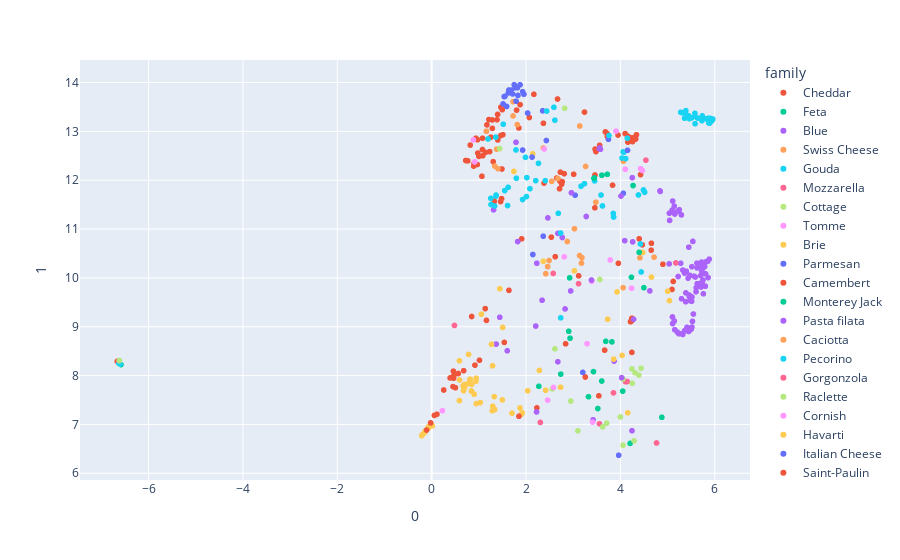

Write notebook code for a chart like this one.
### Code cell
umapReducer = umap.UMAP(n_components=2)
umap_df = pd.DataFrame(umapReducer.fit_transform(cheese_df[feature_list]))
umap_df = pd.concat([umap_df, df], axis=1)
fig = px.scatter(umap_df, x=0, y=1, color='family', hover_name='cheese', hover_data=['color', 'country', 'aroma', 'rind', 'texture', 'milk', 'vegan'])
fig.show()

### Figure 1 — Plotly figure (JSON) as saved in the notebook; plotly's stock layout.template omitted (floating-point values rounded to 4 significant figures; data arrays with more than 128 entries replaced by an {"elided": "..."} marker saying what was removed)
{"data": [{"customdata": {"elided": "90x7 mixed values"}, "hovertemplate": "<b>%{hovertext}</b><br><br>family=Cheddar<br>0=%{x}<br>1=%{y}<br>color=%{customdata[0]}<br>country=%{customdata[1]}<br>aroma=%{customdata[2]}<br>rind=%{customdata[3]}<br>texture=%{customdata[4]}<br>milk=%{customdata[5]}<br>vegan=%{customdata[6]}<extra></extra>", "hovertext": ["Abbot’s Gold", "ADL Brick Cheese", "ADL Mild Cheddar", "Aged British Cheddar", "Amul Processed Cheese", "Anniversary Ale Cheddar", "Apple Walnut Smoked", "Applewood", "Avonlea Clothbound Cheddar", "Barber's 1833", "Barely Buzzed", "Barry's Bay Cheddar", "Baylough", "Bega Processed Cheddar", "Bermondsey Hard Pressed", "Bleu Mont Dairy Bandaged Cheddar", "Blissful Blocks", "Boivin Extra Aged Cheddar", "Boivin Marbled Cheddar", "Boivin Medium Cheddar", "Bothwell Black Truffle Cheddar", "Cabot Clothbound", "Cacow Belle", "Caerphilly", "Cahill's Irish Porter Cheddar", "Cahill's Whiskey Cheese", "Cairnsmore", "Canadian Cheddar", "Checkerboard Cheddar", "Cheddar", "Cheddar LaDiDa Lavender", "Cheddar with Irish Porter", "Cheddar with Red Wine", "Cheese Curds", "Chocolate Stout Cheddar", "Coastal Cheddar", "Colby", "Coolattin Cheddar", "Cornish Crumbly", "Cornish Smuggler", "Cougar Gold", "Country Morning", "Crowley", "LaClare Farms Chandoka", "LaClare Farms Cheddar", "LaClare Farms Raw Goats Milk Cheddar", "Lake District Extra Mature Cheddar", "Lake District Mature Cheddar", "Laura Chenel Tome", "Le Marquis Chevre", "Lincolnshire Poacher", "Llanboidy", "Loch Arthur Farmhouse", "Longhorn", "Maffra Aged Rinded Cheddar", "Maffra Dargo Walnut", "Maffra Mature Cheddar", "Maffra Peppercorn Cheddar", "Maffra Sage Derby", "Marble Cheddar", "Marco Polo", "Martha's Heat", "Menonita", "Mersey Valley Original Vintage", "Molbo", "Montgomery's Cheddar", "Morimoto Soba Ale Cheddar", "Mossfield Organic", "Mt. Mazama Cheddar", "Pembrokeshire Extra Mature Cheddar", "Pembrokeshire Mature Cheddar", "Pinconning", "Pistol Point Cheddar", "Plymouth Cheese", "Prairie Breeze Cheddar", "Prastost", "Processed Cheddar", "Promontory", "Provel", "Pyengana Cheddar", "Sartori Reserve Raspberry BellaVitano", "Scallion Onion Cheddar", "Scotch Bonnet Cheddar", "Seahive", "Seriously Strong Cheddar", "Sharp Cheddar", "Shelburne Cheddar", "Shtayburne Farm Cheddar", "Slices Of Bliss", "Smokey Touvelle"], "legendgroup": "Cheddar", "marker": {"color": "#EF553B", "symbol": "circle"}, "mode": "markers", "name": "Cheddar", "showlegend": true, "type": "scattergl", "x": [4.324, 2.716, 2.767, 1.8, 0.7653, 3.724, 0.9363, 4.178, 0.9783, 0.8895, 1.254, 1.001, 1.078, 4.243, 1.282, 1.398, 0.721, 2.382, 2.65, 2.728, 2.809, 1.496, 4.398, 1.329, 3.56, 3.459, 2.368, 2.667, 4.158, 1.461, 4.427, 3.481, 3.721, 3.666, 3.95, 1.907, 2.71, 1.489, 5.119, 5.093, 3.115, 1.509, 1.083, 4.245, 4.24, 4.215, 4.464, 4.159, 4.226, 2.838, 0.898, 1.464, 1.065, 2.755, 1.077, 2.166, 0.9706, 3.239, 3.682, 1.481, 1.142, 0.8169, 3.009, 1.287, 3.464, 1.385, 4.264, 1.874, 4.34, 4.652, 4.657, 3.461, 4.257, 1.171, 1.213, -6.664, 2.537, 1.23, 1.638, 1.848, 1.401, 4.234, 0.9672, 2.07, 1.467, 3.834, 1.304, 1.159, 3.257, 4.1], "xaxis": "x", "y": [12.84, 11.98, 11.97, 13.44, 12.4, 12.89, 12.86, 12.85, 12.56, 12.29, 12.88, 12.49, 12.86, 8.475, 13.23, 13.35, 12.4, 11.94, 12.04, 12.17, 12.13, 13.44, 10.8, 11.57, 12.72, 11.44, 13.17, 13.66, 12.9, 11.56, 12.11, 12.59, 12.95, 8.52, 12.92, 10.8, 11.82, 12.23, 9.928, 9.763, 10.04, 12.93, 12.5, 9.175, 9.121, 9.103, 10.68, 12.78, 9.121, 8.65, 12.35, 12.91, 12.08, 11.92, 12.63, 13.76, 12.83, 13.39, 12.99, 11.62, 12.57, 12.72, 12.12, 13.06, 12.64, 13.24, 12.87, 13.55, 12.93, 10.57, 10.71, 12.11, 12.79, 13.13, 13.24, 8.293, 10.83, 12.59, 9.744, 13.07, 12.83, 12.87, 12.32, 13.28, 13.5, 11.9, 12.38, 13.0, 7.971, 12.96], "yaxis": "y"}, {"customdata": [["white", "Cyprus, Egypt, Israel, Jordan, Lebanon, Middle East, Syria", "mild, milky", "natural", "elastic, smooth, springy", "cow, goat, sheep", false], ["white", "Australia", "herbal, mild, milky", "rindless", "creamy, crumbly, springy", "cow", false], ["white", "Greece", "rich", null, "creamy, crumbly", "cow, goat, sheep", null], ["white", "Australia", "clean, fresh, herbal", "natural", "creamy", "cow", false], ["white", "New Zealand", null, "natural", "creamy, crumbly, open", "sheep", false], ["white", "Canada", "clean, lactic", "natural", "crumbly, dry", "sheep", null], ["white", "Greece", "clean, nutty, subtle", "rindless", "creamy", "goat, sheep", null], ["white", "United States", "fresh", "rindless", "soft", "goat, sheep", null], ["white", "France, United States", "fresh", "natural", "crumbly", "cow", null], ["white", "Egypt, Lebanon, Syria", "pungent, strong", "mold ripened", "creamy, crumbly, firm", "cow, sheep", false], ["white", "Albania, Bulgaria, Croatia, Greece, Israel, Macedonia, Romania, Serbia", "strong", "natural", "crumbly, grainy, smooth", "cow, goat, sheep", false], ["white", "Ireland", "goaty", "rindless", "smooth", "goat", null], ["white", "United States", "fresh", null, "crumbly, firm", "cow", false]], "hovertemplate": "<b>%{hovertext}</b><br><br>family=Feta<br>0=%{x}<br>1=%{y}<br>color=%{customdata[0]}<br>country=%{customdata[1]}<br>aroma=%{customdata[2]}<br>rind=%{customdata[3]}<br>texture=%{customdata[4]}<br>milk=%{customdata[5]}<br>vegan=%{customdata[6]}<extra></extra>", "hovertext": ["Ackawi", "Barambah Organics Marinated Feta", "Barrel Aged Feta", "Binnorie Marinated Fetta", "Brinza - Feta style", "Lemon Fetish", "Manouri", "Phoebe", "President Fat Free Feta", "Shanklish", "Sirene", "St Tola Greek Style", "Stella Feta"], "legendgroup": "Feta", "marker": {"color": "#00cc96", "symbol": "circle"}, "mode": "markers", "name": "Feta", "showlegend": true, "type": "scattergl", "x": [2.933, 4.049, 2.271, 3.605, 2.737, 3.429, -6.584, 4.206, 3.69, 4.878, 2.904, 3.324, 3.819], "xaxis": "x", "y": [8.766, 7.681, 7.781, 7.888, 8.03, 8.082, 8.226, 6.611, 8.702, 7.146, 8.906, 7.567, 8.69], "yaxis": "y"}, {"customdata": {"elided": "94x7 mixed values"}, "hovertemplate": "<b>%{hovertext}</b><br><br>family=Blue<br>0=%{x}<br>1=%{y}<br>color=%{customdata[0]}<br>country=%{customdata[1]}<br>aroma=%{customdata[2]}<br>rind=%{customdata[3]}<br>texture=%{customdata[4]}<br>milk=%{customdata[5]}<br>vegan=%{customdata[6]}<extra></extra>", "hovertext": ["Adelost", "Amablu Blue cheese", "Arådalen", "Asher Blue", "Aura", "Barden Blue", "Basajo", "Bath Blue", "Bavaria blu", "Bayley Hazen Blue", "Beenleigh Blue", "Bergere Bleue", "Big Rock Blue", "Big Woods Blue", "Blacksticks Blue", "Bleu Bénédictin", "Bleu d'Auvergne", "Bleu de Laqueuille", "Bleu Des Causses", "Bleu L'Ermite", "Bleubry", "Blu '61", "Blu di Bufala", "Blue Castello", "Blue Cheese", "Blue Lupine", "Blue Rathgore", "Blue Vein (Australian)", "Blue Wensleydale", "Blue Yonder", "Bohemian Blue", "Brebis d'Azure", "Bresse Bleu", "Brutal Blue", "Buff Blue", "Buttermilk Blue Affinee", "Buttermilk Gorgonzola", "Buxton Blue", "Cabrales", "cambazola", "Cambozola Grand Noir", "Capri Blu", "Caronzola", "Carr Valley Glacier Wildfire Blue", "Cashel Blue", "Castelmagno", "Caveman Blue", "Cayuga Blue", "Chelsea Blue", "Chiriboga Blue", "Chorlton Blue Cheshire", "Colston Bassett Stilton", "Cornish Blue", "Cote Hill Blue", "Crema de Blue", "Cressy Blu", "Crozier", "CréMonté", "La Peral", "LaClare Ziege Zacke Blue", "Lindy Hop", "Macconais", "Magna", "Maytag Blue", "Meredith Blue", "Midnight Blue", "Milawa Aged Blue", "Milawa Blue", "Mine-Gabhar", "Montagnolo", "Montsalvat", "Moody Blue", "Muffato", "Muranda Blue", "Météorite", "Picos de Europa", "Pied-de-vent", "Point Reyes Bay Blue", "Point Reyes Original Blue", "Purple's a Must", "Saint Agur", "Salemville Amish Blue", "Salemville Amish Gorgonzola", "Salemville Smokehaus Blue", "Sartori Reserve Dolcina Gorgonzola", "Shaker Blue", "Shropshire Blue", "Smokey Oregon Blue", "Stella Blue", "Stella Reduced Fat Blue", "Stella Smoked Blue", "Stichelton", "Stilton", "Strathdon Blue"], "legendgroup": "Blue", "marker": {"color": "#ab63fa", "symbol": "circle"}, "mode": "markers", "name": "Blue", "showlegend": true, "type": "scattergl", "x": [5.501, 5.805, 5.527, 5.721, 5.478, 4.839, 5.516, 5.106, 5.447, 5.095, 2.205, 5.704, 5.858, 5.037, 5.278, 5.589, 4.624, 5.143, 5.458, 5.628, 5.515, 5.323, 5.323, 1.443, 5.489, 5.434, 4.279, 5.51, 1.311, 5.751, 4.246, 4.252, 5.205, 5.034, 2.827, 5.701, 5.722, 5.622, 5.043, 1.367, 5.473, 2.675, 5.481, 5.712, 5.562, 2.228, 5.108, 2.946, 3.866, 5.387, 5.669, 4.845, 5.278, 5.397, 5.36, 5.293, 5.766, 5.42, 5.503, 5.153, 5.7, 1.602, 5.547, 5.216, 5.458, 5.514, 2.34, 5.411, 3.421, 5.152, 5.363, 5.625, 2.463, 5.249, 5.503, 5.384, 5.296, 5.45, 5.786, 5.536, 5.235, 5.738, 5.75, 5.606, 5.759, 5.8, 3.276, 5.142, 5.851, 5.883, 5.818, 5.603, 5.103, 5.224], "xaxis": "x", "y": [9.531, 10.08, 9.111, 10.14, 9.536, 11.78, 9.609, 9.064, 8.903, 11.39, 9.014, 10.24, 10.01, 11.32, 8.858, 10.02, 9.734, 9.119, 9.619, 9.881, 8.994, 8.842, 10.16, 9.194, 9.53, 9.995, 9.154, 9.522, 11.39, 10.2, 6.872, 12.05, 8.892, 10.29, 9.364, 10.05, 10.32, 10.3, 11.18, 8.645, 10.05, 8.283, 8.936, 9.814, 10.03, 10.3, 11.57, 9.733, 8.297, 9.694, 10.26, 11.77, 10.3, 10.14, 10.1, 11.29, 10.31, 8.918, 9.614, 11.31, 9.893, 8.508, 9.26, 11.37, 9.649, 10.23, 9.542, 8.987, 7.095, 8.939, 8.92, 10.2, 11.23, 11.4, 8.954, 9.511, 9.573, 10.63, 10.23, 10.75, 8.859, 9.884, 9.956, 9.797, 9.675, 9.83, 11.26, 11.47, 10.34, 10.38, 10.33, 9.716, 9.201, 10.03], "yaxis": "y"}, {"customdata": {"elided": "21x7 mixed values"}, "hovertemplate": "<b>%{hovertext}</b><br><br>family=Swiss Cheese<br>0=%{x}<br>1=%{y}<br>color=%{customdata[0]}<br>country=%{customdata[1]}<br>aroma=%{customdata[2]}<br>rind=%{customdata[3]}<br>texture=%{customdata[4]}<br>milk=%{customdata[5]}<br>vegan=%{customdata[6]}<extra></extra>", "hovertext": ["Affineur Walo Rotwein Sennechäs", "Alpha Tolman", "Amul Emmental", "Ascutney Mountain", "Baby Swiss", "Boo Boo Baby Swiss", "Challerhocker", "Cremig Extra Würzig, Bergkäse Aus Dem Schweizer Jura", "La Vache Qui Rit cheese", "Lacy Swiss", "Lappi", "Mont St-Benoît", "Pawlet", "Pleasant Creek", "Prairie Rose", "President Madrigal", "Sbrinz", "St Fidèle Swiss", "St Gall", "Stella Swiss", "Swiss cheese"], "legendgroup": "Swiss Cheese", "marker": {"color": "#FFA15A", "symbol": "circle"}, "mode": "markers", "name": "Swiss Cheese", "showlegend": true, "type": "scattergl", "x": [1.337, 3.027, 2.545, 1.815, 3.185, 1.725, 2.875, 1.377, 3.175, 2.489, 3.135, 3.137, 4.064, 2.369, 3.263, 3.479, 1.725, 2.673, 1.162, 4.713, 1.404], "xaxis": "x", "y": [12.29, 11.01, 11.98, 13.14, 10.42, 13.32, 10.75, 12.64, 10.3, 10.36, 10.46, 13.11, 12.39, 12.66, 12.28, 11.55, 13.61, 12.04, 13.0, 10.42, 12.24], "yaxis": "y"}, {"customdata": {"elided": "39x7 mixed values"}, "hovertemplate": "<b>%{hovertext}</b><br><br>family=Gouda<br>0=%{x}<br>1=%{y}<br>color=%{customdata[0]}<br>country=%{customdata[1]}<br>aroma=%{customdata[2]}<br>rind=%{customdata[3]}<br>texture=%{customdata[4]}<br>milk=%{customdata[5]}<br>vegan=%{customdata[6]}<extra></extra>", "hovertext": ["Aged Gouda", "Amul Gouda", "Beemster Aged", "Beemster Classic", "Beemster Extra Aged (XO)", "Beemster Graskaas", "Blarney Castle", "Blue Ledge La Luna", "Boeren-Leidse met sleutels", "Brimstone", "Carrowholly", "Clonmore", "Coolea", "Cow's Milk Gouda", "L'Amuse Brabander Goat Gouda", "LaClare Farms Evalon", "LaClare Farms Evalon with Cummin", "LaClare Farms Evalon with Fenugreek", "Lamb Chopper", "Leerdammer", "Legacy", "Leyden", "Lindale", "Lyburn Gold", "Lyburn Lightly Oak Smoked", "Lyburn's Winchester", "Maasdam", "Mahoe Aged Gouda", "Maribo", "Meyer Vintage Gouda", "Midnight Moon®", "Parrano", "Penbryn", "Peppercorn Gouda", "Picobello", "Processed Smoked Gouda", "Sheep Gouda", "Smoked Gouda", "St Tola Hard Cheese"], "legendgroup": "Gouda", "marker": {"color": "#19d3f3", "symbol": "circle"}, "mode": "markers", "name": "Gouda", "showlegend": true, "type": "scattergl", "x": [1.252, 2.083, 1.517, 3.166, 1.364, 3.239, 4.441, 4.383, -6.601, 4.147, 1.195, 1.989, 1.547, 4.112, 1.608, 4.497, 4.514, 4.489, 1.621, 3.62, 4.035, -6.624, 4.425, 3.855, 3.848, 1.359, 3.452, 1.926, -6.63, 2.683, 2.735, 1.786, 1.335, 4.057, 1.364, 3.59, 4.076, 1.258, 1.794], "xaxis": "x", "y": [11.63, 11.83, 13.15, 11.88, 11.7, 11.93, 10.12, 11.7, 8.238, 12.86, 12.85, 12.47, 11.79, 12.44, 11.48, 11.78, 11.75, 11.8, 11.86, 11.47, 12.45, 8.258, 10.7, 11.25, 11.32, 12.88, 11.99, 11.6, 8.251, 11.32, 9.182, 12.62, 11.47, 12.58, 11.67, 11.7, 12.57, 11.5, 12.04], "yaxis": "y"}, {"customdata": [["yellow", "India", "pleasant", "artificial", "elastic, stringy", "cow", false], ["pale yellow", "United States", "buttery, fresh, mild", null, "buttery, soft", "cow", false], ["white", "Italy", null, "rindless", "creamy", "cow, goat, water buffalo", null], ["white", "Italy, United States", "fresh, milky", "leaf wrapped", "creamy, stringy", "water buffalo", false], ["white", "United States", "fresh", "rindless", "creamy, elastic, smooth, soft, stringy, supple", "cow", false], ["white", "Australia", "milky, sweet", "rindless", "elastic", "cow", false], ["white", "Australia", null, "rindless", null, "buffalo, cow", false], ["white", "Australia", "fresh, milky, rich, sweet", null, "creamy, soft", "cow", null], ["white", "Australia", "milky, sweet", "rindless", "elastic", "cow", false], ["pale yellow", "Canada, United States", "fresh, mild", "plastic", "elastic, smooth, springy, stringy", null, false], ["brownish yellow", "Italy", "smokey", null, "elastic, smooth", "cow", null]], "hovertemplate": "<b>%{hovertext}</b><br><br>family=Mozzarella<br>0=%{x}<br>1=%{y}<br>color=%{customdata[0]}<br>country=%{customdata[1]}<br>aroma=%{customdata[2]}<br>rind=%{customdata[3]}<br>texture=%{customdata[4]}<br>milk=%{customdata[5]}<br>vegan=%{customdata[6]}<extra></extra>", "hovertext": ["Amul Pizza Mozzarella Cheese", "Beehive Fresh", "Bocconcini", "Burrata", "Classics Fresh Mozzarella", "Paesanella Bocconcini", "Paesanella Buffalo Mozzarella", "Paesanella Burrata", "Paesanella Cherry Bocconcini", "Shredded Bliss", "Smoked Fior Di Latte"], "legendgroup": "Mozzarella", "marker": {"color": "#FF6692", "symbol": "circle"}, "mode": "markers", "name": "Mozzarella", "showlegend": true, "type": "scattergl", "x": [-6.626, 0.4836, 3.853, 3.556, 2.303, 4.119, 4.106, 4.766, 4.144, 3.113, 2.576], "xaxis": "x", "y": [8.306, 9.026, 7.646, 7.013, 7.04, 7.874, 7.878, 6.62, 7.877, 9.882, 10.09], "yaxis": "y"}, {"customdata": [["white", "Cyprus", null, "natural", "brittle, creamy, flaky", "goat, sheep", null], ["white", "France", "earthy, nutty, smokey", null, "creamy, smooth", "goat", false], [null, "India", "strong", "rindless", "crumbly", "cow", false], ["white", "Middle East", "milky", "rindless", "chewy, supple", "cow", false], ["white", null, "fresh", null, "firm", "cow", null], [null, "France", "fresh", "rindless", "creamy, soft", "goat", null], ["white", "France", "sweet", "rindless", "creamy, crumbly, smooth", "goat, sheep", null], ["white", "Italy", "fresh, mild, milky, pleasant", "rindless", "chalky, crumbly", "water buffalo", false], ["pale yellow", "China, Nepal, Tibet", null, "natural", "dense", "cow, yak", null], ["white", "United Kingdom, United States", null, "rindless", "creamy, crumbly", "cow", false], ["white", "Australia", "lactic, milky", "rindless", "crumbly, firm, grainy", "cow", false], ["white", "Scotland", null, "natural", "creamy, crumbly", "cow", false], ["white", "United States", "fresh", "rindless", "creamy", "goat", false], ["white", "United States", "buttery, fresh", "ash coated", "creamy", "goat", false], ["white", "Greece", null, null, "creamy, crumbly, spreadable", "goat, sheep", null], ["white", "Bangladesh, India", "fresh, milky", "rindless", "crumbly, firm", "cow, water buffalo", false], ["white", "Mexico", "fresh, mild", null, "creamy, crumbly", "cow", null]], "hovertemplate": "<b>%{hovertext}</b><br><br>family=Cottage<br>0=%{x}<br>1=%{y}<br>color=%{customdata[0]}<br>country=%{customdata[1]}<br>aroma=%{customdata[2]}<br>rind=%{customdata[3]}<br>texture=%{customdata[4]}<br>milk=%{customdata[5]}<br>vegan=%{customdata[6]}<extra></extra>", "hovertext": ["Anari", "Anneau du Vic-Bilh", "Bandal", "Basket Cheese", "Basket Molded Ricotta", "Bourdin Goat Log", "Brocciu", "Bufarolo", "Chhurpi", "Cottage Cheese", "Cottage Cheese (Australian)", "Crowdie", "LaClare Farms Chevre", "LaClare Farms Martone", "Myzithra", "Paneer", "Panela"], "legendgroup": "Cottage", "marker": {"color": "#B6E880", "symbol": "circle"}, "mode": "markers", "name": "Cottage", "showlegend": true, "type": "scattergl", "x": [3.624, 2.948, 4.438, 4.053, 4.244, 2.612, -6.618, 4.289, 2.818, 3.099, 4.25, 3.709, 4.056, 4.001, 2.557, 4.31, 4.392], "xaxis": "x", "y": [6.95, 7.478, 8.151, 7.93, 8.137, 8.548, 8.308, 6.664, 13.47, 6.868, 7.841, 7.025, 6.575, 7.152, 7.727, 8.057, 8.01], "yaxis": "y"}, {"customdata": [["white", "United States", "earthy, grassy, lactic", "mold ripened", "firm", "cow", null], [null, "United States", "milky, nutty", null, "creamy, crumbly", "sheep", null], ["golden yellow", "Canada", "buttery, fruity", "washed", "firm, supple", "cow", null], ["blue-grey", "United States", "earthy, fruity, herbal", "natural", "firm, smooth", "cow", false], ["white", "France", "earthy, floral", "leaf wrapped", "smooth", "goat, sheep", false], ["yellow", "Australia", "earthy", "natural", "creamy, crumbly, dense", "goat", false], ["ivory", "Australia", "subtle", "natural", "firm", "goat", false], ["white", "France", "goaty", "natural", "creamy", "goat", false], ["ivory", "Canada", "mushroom", "bloomy", "creamy, smooth, soft", "cow", null], ["cream", "United States", null, "natural", "firm, smooth", "sheep", false], ["ivory", "France", "grassy", "washed", "creamy, smooth", "cow", false], ["yellow", "England, Great Britain, United Kingdom", null, "mold ripened", "creamy, smooth", "cow", false]], "hovertemplate": "<b>%{hovertext}</b><br><br>family=Tomme<br>0=%{x}<br>1=%{y}<br>color=%{customdata[0]}<br>country=%{customdata[1]}<br>aroma=%{customdata[2]}<br>rind=%{customdata[3]}<br>texture=%{customdata[4]}<br>milk=%{customdata[5]}<br>vegan=%{customdata[6]}<extra></extra>", "hovertext": ["Appalachian", "Baserri", "Comtomme", "Maggie's Round", "Mascares", "Milawa Goats Tomme", "Mountain Goat", "Pelardon des Cevennes", "Pizy", "Prairie Tomme", "Saint Nectaire", "Stoney Cross"], "legendgroup": "Tomme", "marker": {"color": "#FF97FF", "symbol": "circle"}, "mode": "markers", "name": "Tomme", "showlegend": true, "type": "scattergl", "x": [2.809, 4.104, 3.393, 4.429, 3.41, 3.907, 2.386, 2.582, 0.2285, 4.467, 4.236, 0.8847], "xaxis": "x", "y": [10.43, 12.22, 9.93, 12.24, 7.048, 13.01, 12.64, 7.756, 7.281, 12.2, 9.788, 12.83], "yaxis": "y"}, {"customdata": {"elided": "63x7 mixed values"}, "hovertemplate": "<b>%{hovertext}</b><br><br>family=Brie<br>0=%{x}<br>1=%{y}<br>color=%{customdata[0]}<br>country=%{customdata[1]}<br>aroma=%{customdata[2]}<br>rind=%{customdata[3]}<br>texture=%{customdata[4]}<br>milk=%{customdata[5]}<br>vegan=%{customdata[6]}<extra></extra>", "hovertext": ["Baby Brie", "Barilotto", "Bath Soft Cheese", "Bath Soft Cheese Truffled", "Beach Box Brie", "Belle Creme", "Belletoile", "Bermuda Triangle", "Bloomsdale", "Blue Earth", "Boursault", "Brebirousse d'Argental", "Brie", "Brie au poivre (Brie with pepper)", "Brie Coco", "Brie d'Alexis", "Brie de Meaux", "Brie de Melun", "Brie de Portneuf", "Brie de Portneuf Double Cream", "Briquette du Forez", "Brise du Matin", "Bucheret", "California Crottin", "Castle Blue", "Cendré des Prés", "Château de Versailles", "Comox Brie", "Cornish Brie", "Coulommiers", "Cremet", "Crocodile Tear", "La Bonaparte", "La Rumeur", "La Tur", "Lady Jane", "Le Brebiou", "Le Double Joie", "Leafield", "Lingot Saint Bousquet d'Orb", "Marin French Triple Crème", "Melange", "Melange Brie", "Melinda Mae", "Miette", "Milawa Brie", "Mirabo Brie with Walnut", "Morangie Brie", "Moses Sleeper", "Pack Square", "Peekskill Pyramid", "Pencarreg", "Piper's Pyramide", "President Brie", "President Light Brie", "Prix de Diane", "Saga", "Saint André", "Saint Honoré", "Sharpham", "Ships Wheel Brie", "Somerset Brie", "St Killian"], "legendgroup": "Brie", "marker": {"color": "#FECB52", "symbol": "circle"}, "mode": "markers", "name": "Brie", "showlegend": true, "type": "scattergl", "x": [0.7665, 1.742, 0.6976, 1.443, 4.036, 0.01512, 0.9389, 4.156, 1.872, 0.6751, 0.6911, 1.504, 0.8116, 0.6837, -0.06726, -0.1565, 0.8462, 2.366, -0.195, -0.1313, 2.416, -0.1404, 1.338, 2.283, 5.002, -0.006215, -0.05453, -0.07051, 0.8431, 0.8207, 1.283, 1.92, -0.1196, -0.2109, 1.497, 5.039, 3.73, -0.152, 2.142, 2.733, 1.054, 0.9007, 1.031, 0.5887, 4.659, 0.9434, 3.929, 1.29, 1.327, 1.295, 0.7822, 1.268, 1.702, 0.5907, 0.9466, 0.5896, 0.8471, 0.6658, -0.1216, 1.904, 3.858, 2.035, 4.473], "xaxis": "x", "y": [7.835, 12.18, 7.758, 9.779, 8.413, 6.971, 7.885, 7.237, 7.337, 7.689, 7.816, 8.986, 7.926, 7.748, 6.925, 6.828, 7.819, 10.34, 6.792, 6.857, 7.698, 6.856, 7.304, 8.105, 9.727, 6.994, 6.949, 6.95, 7.687, 7.923, 7.279, 7.239, 6.878, 6.769, 7.502, 9.536, 9.154, 6.831, 12.54, 7.761, 9.256, 7.617, 7.447, 7.488, 10.02, 7.948, 9.714, 8.2, 7.569, 7.374, 8.432, 8.641, 7.23, 7.911, 7.427, 8.303, 7.679, 7.791, 6.873, 7.209, 8.338, 7.689, 10.52], "yaxis": "y"}, {"customdata": {"elided": "27x7 mixed values"}, "hovertemplate": "<b>%{hovertext}</b><br><br>family=Parmesan<br>0=%{x}<br>1=%{y}<br>color=%{customdata[0]}<br>country=%{customdata[1]}<br>aroma=%{customdata[2]}<br>rind=%{customdata[3]}<br>texture=%{customdata[4]}<br>milk=%{customdata[5]}<br>vegan=%{customdata[6]}<extra></extra>", "hovertext": ["Bel Ceillo", "Bella Lodi", "Blissful Toppings", "Brown’s Gulch", "Chapman's Pasture", "Chontaleno", "Cravero Parmigiano Reggiano", "Parmesan", "Piave Fresco", "Piave Mezzano", "Piave Vecchio DOP", "Piave Vecchio Selezione Oro", "Prima Donna", "Prima Donna fino", "Prima Donna forte", "Prima Donna leggero", "Prima Donna maturo", "Saanenkaese", "Sartori Classic Cheese Parmesan", "Sartori Classic MontAmore", "Sartori Limited Edition Family Heirloom Parmesan", "Sartori Reserve SarVecchio Parmesan", "Sicilian Blend", "Spenwood", "Stella Mediterranean Parmesan", "Stella Parmesan", "Stella Parmesan & Romano Blend"], "legendgroup": "Parmesan", "marker": {"color": "#636efa", "symbol": "circle"}, "mode": "markers", "name": "Parmesan", "showlegend": true, "type": "scattergl", "x": [4.151, 1.769, 3.203, 2.431, 2.145, 3.041, 1.79, 1.829, 4.061, 2.353, 1.955, 1.715, 1.554, 1.589, 1.684, 1.513, 1.536, 1.928, 1.626, 3.747, 1.749, 1.637, 2.033, 2.128, 1.874, 1.929, 1.819], "xaxis": "x", "y": [12.61, 13.9, 8.066, 12.81, 10.48, 11.69, 13.62, 13.74, 11.73, 13.42, 13.76, 13.77, 13.72, 13.51, 13.85, 13.56, 13.71, 12.62, 13.79, 12.84, 13.96, 13.85, 13.38, 12.47, 13.95, 13.81, 13.89], "yaxis": "y"}, {"customdata": {"elided": "24x7 mixed values"}, "hovertemplate": "<b>%{hovertext}</b><br><br>family=Camembert<br>0=%{x}<br>1=%{y}<br>color=%{customdata[0]}<br>country=%{customdata[1]}<br>aroma=%{customdata[2]}<br>rind=%{customdata[3]}<br>texture=%{customdata[4]}<br>milk=%{customdata[5]}<br>vegan=%{customdata[6]}<extra></extra>", "hovertext": ["Bent River", "Blythedale Camembert Vermont™", "Bufala Soldier", "Camembert", "Camembert de Normandie", "Camembert de Portneuf", "Camembert des Camarades", "Cameo", "Cirrus", "Coeur de Camembert au Calvados", "Comox Camembert", "Cooleney", "Cranborne", "Le Conquerant Camembert", "Legato", "Les Calendos", "Little Bloom on the Prairie", "Loma Alta", "McLaren", "MouCo Camembert", "PepBert", "Pithtiviers au Foin", "President Camembert", "Striegistaler Zwerge Camembert"], "legendgroup": "Camembert", "marker": {"color": "#EF553B", "symbol": "circle"}, "mode": "markers", "name": "Camembert", "showlegend": true, "type": "scattergl", "x": [0.5033, 1.014, 0.4608, 1.161, 0.6783, -0.02254, 0.1115, 3.543, 0.4522, 0.5645, 0.0573, 1.85, 0.4673, 1.135, 0.9168, -0.1073, 2.23, 2.619, 0.2555, 0.4654, 0.8475, 1.54, 0.3903, 4.901], "xaxis": "x", "y": [7.752, 8.314, 8.091, 9.131, 8.1, 7.031, 7.208, 7.585, 7.774, 8.043, 7.185, 7.167, 7.999, 9.371, 8.213, 6.884, 7.339, 10.43, 7.705, 7.946, 9.21, 8.679, 7.952, 10.28], "yaxis": "y"}, {"customdata": [["pale yellow", "United States", null, "waxed", "creamy, firm, open", "cow, goat", false], ["ivory", "United States", "smokey", "natural", "compact, creamy, firm, open, supple", "cow", false], ["cream", "United States", "mild", "waxed", "creamy", "goat", false], [null, "United States", null, "rindless", "smooth", null, null], ["ivory", "United States", "fresh", "natural", "creamy", "goat", null], ["ivory", "United States", "spicy", "natural", "creamy, smooth", "cow", false], ["pale yellow", "Mexico, United States", "aromatic", null, "compact, creamy, firm, open, supple", "cow", null], ["cream", "United States", "aromatic, herbal", "natural", "creamy, smooth", "cow", null], ["pale yellow", "United States", null, "natural", "compact, creamy, soft, supple", "cow", null], ["pale white", "United States", "aromatic, earthy, herbal, mild", "natural", "brittle, creamy, crumbly, firm, open, supple", "cow", false]], "hovertemplate": "<b>%{hovertext}</b><br><br>family=Monterey Jack<br>0=%{x}<br>1=%{y}<br>color=%{customdata[0]}<br>country=%{customdata[1]}<br>aroma=%{customdata[2]}<br>rind=%{customdata[3]}<br>texture=%{customdata[4]}<br>milk=%{customdata[5]}<br>vegan=%{customdata[6]}<extra></extra>", "hovertext": ["Buttercup", "Campfire", "Chile Jack", "Colby-Jack", "LaClare Farms Fondry Jack", "Mezzo Secco", "Monterey Jack", "Pepper Jack", "Shtayburne Farm Monterey Jack", "Sonoma Jack"], "legendgroup": "Monterey Jack", "marker": {"color": "#00cc96", "symbol": "circle"}, "mode": "markers", "name": "Monterey Jack", "showlegend": true, "type": "scattergl", "x": [4.397, 3.448, 4.498, 2.924, 3.521, 4.268, 3.438, 4.235, 3.722, 3.607], "xaxis": "x", "y": [10.52, 12.05, 9.8, 10.0, 7.325, 11.89, 12.04, 10.01, 12.12, 12.1], "yaxis": "y"}, {"customdata": [["ivory", "Italy", "clean, mild", "natural", "elastic, soft, stringy, supple", "cow", false], [null, "Italy", "earthy", "natural", "elastic, firm", "cow", null], [null, "Italy", "earthy", null, "smooth", "water buffalo", null], [null, "Italy", "earthy", "natural", "firm", "cow", null], ["white", "Australia", "fresh, milky", "rindless", "springy, stringy, supple", "cow, water buffalo", false], ["white", "Italy", "fresh", null, "creamy, smooth, springy", "water buffalo", false], ["pale yellow", "United States", "mild", "rindless", "elastic, springy, stringy, supple", "cow", false], ["pale yellow", "Argentina", "fresh", null, "creamy, smooth, springy", "water buffalo", false], ["pale yellow", "Italy", "pleasant", null, "firm", "cow", null], ["pale yellow", "Italy", "pleasant", null, "firm, grainy", "cow", false], ["white", "Italy", "spicy", "natural", "elastic, stringy, supple", "cow", false], ["pale yellow", "Italy", "rich", null, "firm", "cow", false], ["white", "Italy", null, "natural", "elastic, smooth, springy", "cow", null], ["ivory", "United States", "buttery, spicy", "natural", "dry, firm", "cow", false]], "hovertemplate": "<b>%{hovertext}</b><br><br>family=Pasta filata<br>0=%{x}<br>1=%{y}<br>color=%{customdata[0]}<br>country=%{customdata[1]}<br>aroma=%{customdata[2]}<br>rind=%{customdata[3]}<br>texture=%{customdata[4]}<br>milk=%{customdata[5]}<br>vegan=%{customdata[6]}<extra></extra>", "hovertext": ["Caciobarricato", "Caciocavallo", "Caciocavallo di Bufala", "Caciocavallo Podolico Vetus", "Mozzarella (Australian)", "Mozzarella di Bufala DOP", "Mozzarellissima", "Provoleta", "Provolone", "Provolone del Monaco", "Provolone Mandarino Gran Riserva", "Provolone Valpadana", "Scamorza", "Suffolk Punch"], "legendgroup": "Pasta filata", "marker": {"color": "#ab63fa", "symbol": "circle"}, "mode": "markers", "name": "Pasta filata", "showlegend": true, "type": "scattergl", "x": [4.092, 2.962, 2.677, 1.823, 4.026, 2.223, 4.261, 2.769, 3.563, 3.577, 4.013, 3.554, 3.387, 1.788], "xaxis": "x", "y": [10.76, 11.74, 10.91, 10.74, 7.957, 7.255, 10.74, 10.83, 12.66, 12.63, 11.68, 12.64, 9.957, 12.78], "yaxis": "y"}, {"customdata": [["ivory", "Italy", "earthy", "natural", "firm", "cow, sheep", null], ["straw", "Italy", "grassy, pleasant", "waxed", "creamy, crumbly, open", "cow, sheep", false], ["cream", "Australia", "buttery, milky", "rindless", "buttery, soft", "cow", null], ["ivory", "Australia", "herbal", null, "buttery, soft", "cow", null]], "hovertemplate": "<b>%{hovertext}</b><br><br>family=Caciotta<br>0=%{x}<br>1=%{y}<br>color=%{customdata[0]}<br>country=%{customdata[1]}<br>aroma=%{customdata[2]}<br>rind=%{customdata[3]}<br>texture=%{customdata[4]}<br>milk=%{customdata[5]}<br>vegan=%{customdata[6]}<extra></extra>", "hovertext": ["Caciotta Al Tartufo", "Casciotta di Urbino", "Paesanella Caciotta", "Paesanella Caciotta with Rocket & Chilli"], "legendgroup": "Caciotta", "marker": {"color": "#FFA15A", "symbol": "circle"}, "mode": "markers", "name": "Caciotta", "showlegend": true, "type": "scattergl", "x": [4.057, 4.413, 2.458, 2.418], "xaxis": "x", "y": [9.8, 10.41, 10.23, 10.09], "yaxis": "y"}, {"customdata": {"elided": "38x7 mixed values"}, "hovertemplate": "<b>%{hovertext}</b><br><br>family=Pecorino<br>0=%{x}<br>1=%{y}<br>color=%{customdata[0]}<br>country=%{customdata[1]}<br>aroma=%{customdata[2]}<br>rind=%{customdata[3]}<br>texture=%{customdata[4]}<br>milk=%{customdata[5]}<br>vegan=%{customdata[6]}<extra></extra>", "hovertext": ["Calcagno", "Classico Pecorino Senese", "Classico Riserva", "Cwmtawe Pecorino", "Lo Sburrato", "Paesanella Fresco", "Pecorino", "Pecorino a Latte Crudo", "Pecorino al Pepe", "Pecorino al Tartufo", "Pecorino alla Canapa", "Pecorino allo Zafferano", "Pecorino Barba Del Passatore", "Pecorino Boccondilatte", "Pecorino Camomilla", "Pecorino Con Caglio Vegetale", "Pecorino dei Malatesta al Sangiovese", "Pecorino Dei Malatesta Sotto Cenere", "Pecorino dei Monaci", "Pecorino di Sogliano", "Pecorino di Talamello", "Pecorino di Vigna", "Pecorino Erica", "Pecorino Fiordaliso", "Pecorino Foglie Noci", "Pecorino Gelsomino", "Pecorino Ginepro", "Pecorino Gran Riserva Del Passatore", "Pecorino in Walnut Leaves", "Pecorino Mallo di Noce", "Pecorino Nel Granaio", "Pecorino Ortica", "Pecorino Papavero", "Pecorino Pera", "Pecorino Querciaiolo", "Pecorino Romagnolo", "Pecorino Romano", "Pecorino Toscanello"], "legendgroup": "Pecorino", "marker": {"color": "#19d3f3", "symbol": "circle"}, "mode": "markers", "name": "Pecorino", "showlegend": true, "type": "scattergl", "x": [2.611, 5.576, 5.386, 2.009, 5.819, 3.757, 2.017, 5.58, 5.736, 2.205, 5.858, 5.634, 5.957, 5.447, 5.872, 5.582, 5.878, 5.932, 5.894, 5.278, 5.302, 5.94, 5.889, 5.459, 5.396, 2.438, 5.361, 5.727, 2.407, 5.414, 5.89, 5.902, 2.591, 5.507, 5.953, 5.453, 2.264, 2.734], "xaxis": "x", "y": [13.23, 13.31, 13.43, 11.67, 13.26, 12.92, 12.05, 13.37, 13.32, 11.99, 13.27, 13.27, 13.25, 13.32, 13.17, 13.16, 13.24, 13.21, 13.19, 13.39, 13.38, 13.25, 13.26, 13.26, 13.34, 13.42, 13.27, 13.22, 11.99, 13.32, 13.17, 13.27, 13.49, 13.28, 13.24, 13.31, 12.35, 10.92], "yaxis": "y"}, {"customdata": [["cream", "United States", "fresh", "natural", "firm", "cow", false], ["cream", "United States", "pleasant", "natural", "creamy", "cow", false]], "hovertemplate": "<b>%{hovertext}</b><br><br>family=Gorgonzola<br>0=%{x}<br>1=%{y}<br>color=%{customdata[0]}<br>country=%{customdata[1]}<br>aroma=%{customdata[2]}<br>rind=%{customdata[3]}<br>texture=%{customdata[4]}<br>milk=%{customdata[5]}<br>vegan=%{customdata[6]}<extra></extra>", "hovertext": ["Carmody", "Stella Gorgonzola"], "legendgroup": "Gorgonzola", "marker": {"color": "#FF6692", "symbol": "circle"}, "mode": "markers", "name": "Gorgonzola", "showlegend": true, "type": "scattergl", "x": [4.54, 5.175], "xaxis": "x", "y": [12.41, 10.31], "yaxis": "y"}, {"customdata": [["pale yellow", "United States", "fresh, milky", "natural", "creamy, smooth, soft", "cow", null], ["ivory", "Canada", "pungent, stinky", "washed", "firm, supple", "cow", null]], "hovertemplate": "<b>%{hovertext}</b><br><br>family=Raclette<br>0=%{x}<br>1=%{y}<br>color=%{customdata[0]}<br>country=%{customdata[1]}<br>aroma=%{customdata[2]}<br>rind=%{customdata[3]}<br>texture=%{customdata[4]}<br>milk=%{customdata[5]}<br>vegan=%{customdata[6]}<extra></extra>", "hovertext": ["Cherokee Rose", "Little Qualicum Raclette"], "legendgroup": "Raclette", "marker": {"color": "#B6E880", "symbol": "circle"}, "mode": "markers", "name": "Raclette", "showlegend": true, "type": "scattergl", "x": [1.44, 3.565], "xaxis": "x", "y": [12.65, 9.968], "yaxis": "y"}, {"customdata": [[null, null, null, "washed", null, null, false], ["white", "England", "rich", "natural", "creamy", "cow", false], [null, "England", "fresh", "leaf wrapped", "creamy, crumbly", "cow", false], ["ivory", "England", "nutty", "washed", "smooth, supple", "cow", false]], "hovertemplate": "<b>%{hovertext}</b><br><br>family=Cornish<br>0=%{x}<br>1=%{y}<br>color=%{customdata[0]}<br>country=%{customdata[1]}<br>aroma=%{customdata[2]}<br>rind=%{customdata[3]}<br>texture=%{customdata[4]}<br>milk=%{customdata[5]}<br>vegan=%{customdata[6]}<extra></extra>", "hovertext": ["Cornish Kern", "Cornish Pepper", "Cornish Yarg", "Miss Muffet"], "legendgroup": "Cornish", "marker": {"color": "#FF97FF", "symbol": "circle"}, "mode": "markers", "name": "Cornish", "showlegend": true, "type": "scattergl", "x": [3.293, 2.458, 0.9122, 3.783], "xaxis": "x", "y": [8.653, 7.497, 12.37, 10.37], "yaxis": "y"}, {"customdata": [["pale yellow", "Denmark", "sweet", "rindless", "smooth", "cow", null]], "hovertemplate": "<b>%{hovertext}</b><br><br>family=Havarti<br>0=%{x}<br>1=%{y}<br>color=%{customdata[0]}<br>country=%{customdata[1]}<br>aroma=%{customdata[2]}<br>rind=%{customdata[3]}<br>texture=%{customdata[4]}<br>milk=%{customdata[5]}<br>vegan=%{customdata[6]}<extra></extra>", "hovertext": ["Cream Havarti"], "legendgroup": "Havarti", "marker": {"color": "#FECB52", "symbol": "circle"}, "mode": "markers", "name": "Havarti", "showlegend": true, "type": "scattergl", "x": [3.026], "xaxis": "x", "y": [10.14], "yaxis": "y"}, {"customdata": [["white", "Italy", "pleasant, rich", "rindless", "buttery, creamy, spreadable", "cow", null], ["golden yellow", "Italy", null, null, "smooth", "cow", null]], "hovertemplate": "<b>%{hovertext}</b><br><br>family=Italian Cheese<br>0=%{x}<br>1=%{y}<br>color=%{customdata[0]}<br>country=%{customdata[1]}<br>aroma=%{customdata[2]}<br>rind=%{customdata[3]}<br>texture=%{customdata[4]}<br>milk=%{customdata[5]}<br>vegan=%{customdata[6]}<extra></extra>", "hovertext": ["Crescenza-Stracchino", "Pallone di Gravina"], "legendgroup": "Italian Cheese", "marker": {"color": "#636efa", "symbol": "circle"}, "mode": "markers", "name": "Italian Cheese", "showlegend": true, "type": "scattergl", "x": [3.964, 2.365], "xaxis": "x", "y": [6.369, 10.85], "yaxis": "y"}, {"customdata": [[null, "France", "milky", "washed", "creamy, firm", "cow", null]], "hovertemplate": "<b>%{hovertext}</b><br><br>family=Saint-Paulin<br>0=%{x}<br>1=%{y}<br>color=%{customdata[0]}<br>country=%{customdata[1]}<br>aroma=%{customdata[2]}<br>rind=%{customdata[3]}<br>texture=%{customdata[4]}<br>milk=%{customdata[5]}<br>vegan=%{customdata[6]}<extra></extra>", "hovertext": ["Saint Paulin"], "legendgroup": "Saint-Paulin", "marker": {"color": "#EF553B", "symbol": "circle"}, "mode": "markers", "name": "Saint-Paulin", "showlegend": true, "type": "scattergl", "x": [3.957], "xaxis": "x", "y": [10.3], "yaxis": "y"}], "layout": {"legend": {"title": {"text": "family"}, "tracegroupgap": 0}, "margin": {"t": 60}, "xaxis": {"anchor": "y", "domain": [0, 1], "title": {"text": "0"}}, "yaxis": {"anchor": "x", "domain": [0, 1], "title": {"text": "1"}}}}
